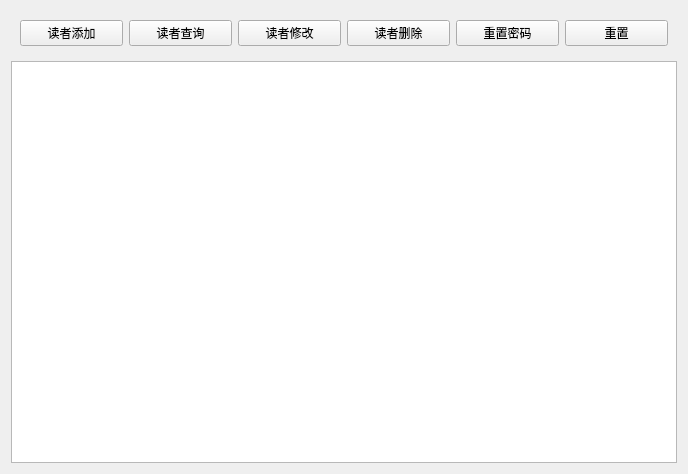
<?xml version="1.0" encoding="UTF-8"?>
<ui version="4.0">
 <class>reader</class>
 <widget class="QWidget" name="reader">
  <property name="geometry">
   <rect>
    <x>0</x>
    <y>0</y>
    <width>688</width>
    <height>474</height>
   </rect>
  </property>
  <property name="windowTitle">
   <string>读者管理</string>
  </property>
  <layout class="QGridLayout" name="gridLayout_2">
   <item row="0" column="0">
    <widget class="QWidget" name="widget" native="true">
     <layout class="QGridLayout" name="gridLayout">
      <item row="0" column="2">
       <widget class="QPushButton" name="pushButton_3">
        <property name="text">
         <string>读者修改</string>
        </property>
       </widget>
      </item>
      <item row="0" column="4">
       <widget class="QPushButton" name="pushButton_7">
        <property name="text">
         <string>重置密码</string>
        </property>
       </widget>
      </item>
      <item row="0" column="3">
       <widget class="QPushButton" name="pushButton_4">
        <property name="text">
         <string>读者删除</string>
        </property>
       </widget>
      </item>
      <item row="0" column="5">
       <widget class="QPushButton" name="pushButton_8">
        <property name="text">
         <string>重置</string>
        </property>
       </widget>
      </item>
      <item row="0" column="1">
       <widget class="QPushButton" name="pushButton_2">
        <property name="text">
         <string>读者查询</string>
        </property>
       </widget>
      </item>
      <item row="0" column="0">
       <widget class="QPushButton" name="pushButton">
        <property name="text">
         <string>读者添加</string>
        </property>
       </widget>
      </item>
     </layout>
    </widget>
   </item>
   <item row="1" column="0">
    <widget class="QTableView" name="tableView"/>
   </item>
  </layout>
 </widget>
 <resources/>
 <connections/>
</ui>
